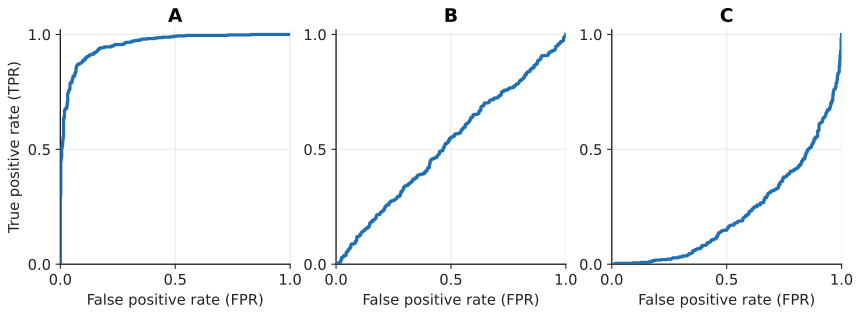

Python code for this plot:
"""Three empirical ROC curves (informative scores, random scores, inverted scores) on a balanced
synthetic test set; redrawn after the ROC question in UBC CPSC 330 (2025W1) midterm prep, Q16
(CC BY 4.0). Panel B is the classifier whose scores are coin flips."""

import matplotlib.pyplot as plt
import numpy as np

from mlrecall.figstyle import BLUE, auc, roc_axes, save

rng = np.random.default_rng(16)
n = 500
y = np.r_[np.ones(n), np.zeros(n)]  # balanced classes


def roc(scores):
    idx = np.argsort(-scores, kind="stable")
    ys = y[idx]
    tpr = np.r_[0, np.cumsum(ys) / ys.sum()]
    fpr = np.r_[0, np.cumsum(1 - ys) / (1 - ys).sum()]
    return fpr, tpr


good = y * 2.4 + rng.normal(size=2 * n)
coin = rng.random(2 * n)
bad = -(y * 1.2) + rng.normal(size=2 * n)
curves = {"A": roc(good), "B": roc(coin), "C": roc(bad)}
aucs = {k: auc(*v) for k, v in curves.items()}
assert aucs["A"] > 0.9 and abs(aucs["B"] - 0.5) < 0.04 and aucs["C"] < 0.25, aucs

fig, axes = plt.subplots(1, 3, figsize=(10.5, 3.7))
for ax, (name, (fpr, tpr)) in zip(axes, curves.items(), strict=True):
    roc_axes(ax)
    ax.plot(fpr, tpr, color=BLUE, linewidth=2.4, zorder=3)
    ax.set_title(name, fontsize=14, fontweight="bold")
for ax in axes[1:]:
    ax.set_ylabel("")
save(fig, __file__)
